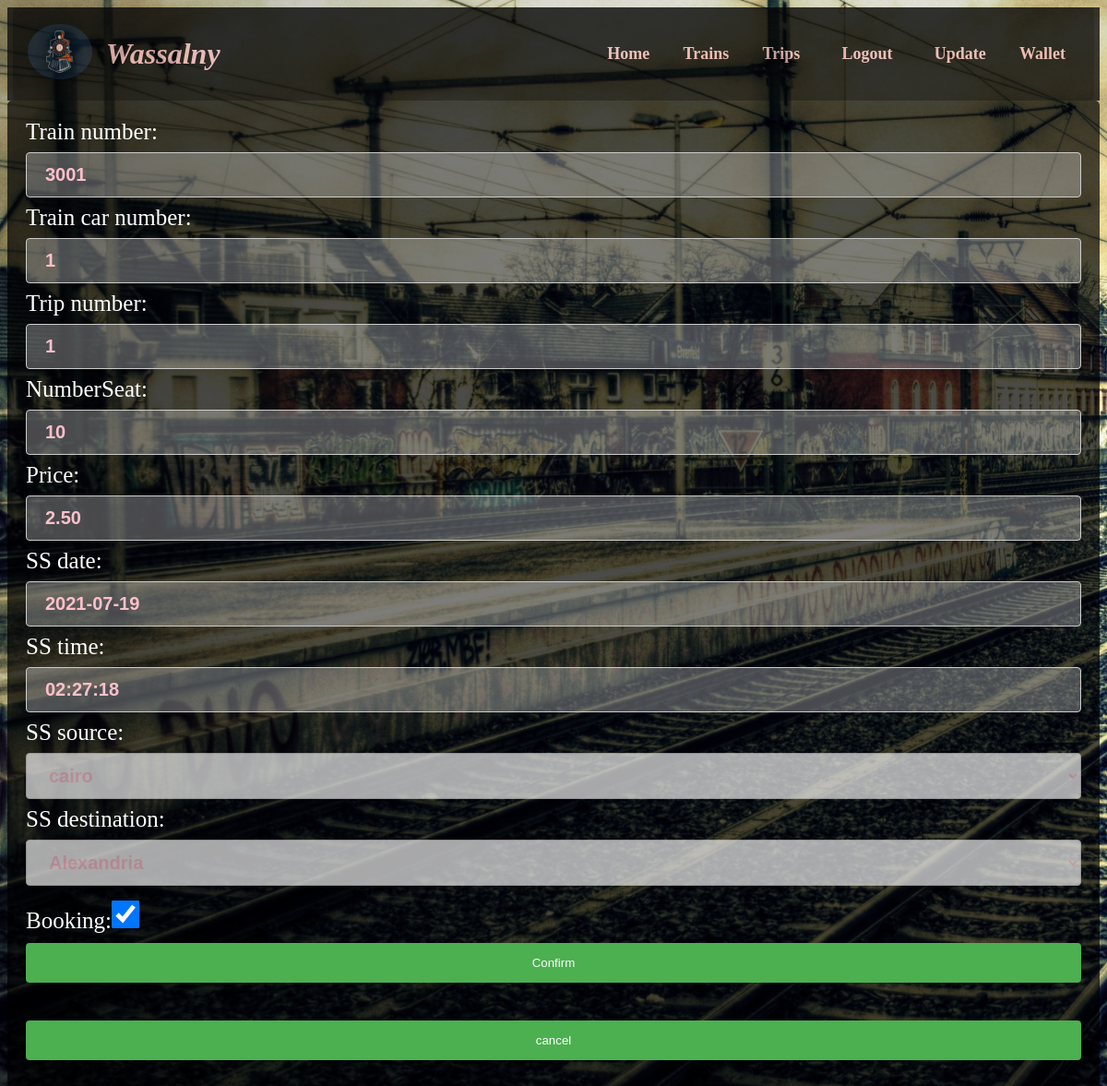
Page /seatstrain/1 on the committed database.
### seatstrain/models.py (models this page shows, shortened)
class SingleSeat(models.Model):
    train_number = models.PositiveIntegerField()
    train_car_number = models.PositiveIntegerField()
    trip_number = models.PositiveIntegerField()
    NumberSeat = models.IntegerField()
    price = models.DecimalField(max_digits=3, decimal_places=2)
    SS_date = models.DateField()
    SS_time = models.TimeField()
    SS_source = models.CharField(max_length=50, choices=train_stations)
    SS_destination = models.CharField(max_length=50, choices=train_stations)
    Booking = models.BooleanField(default=False)

### seatstrain/views.py (the view)
# urls.py: path('<int:id>', views.Update, name='Update')
def Update(request,id):
   seat_id = SingleSeat.objects.get(id=id)
   if request.method =='POST':
      seat_save=UserUpdateForm(request.POST, request.FILES, instance=seat_id)
      if seat_save.is_valid():
           seat_save.save()
           messages.success(request, 'Your Book Is Done')
           return redirect('http://127.0.0.1:8000/')
   else:
       seat_save = UserUpdateForm(instance=seat_id)
   context = {'u_form': seat_save}
   return render(request,'seatsTrain/Update.html',context)

### seatstrain/forms.py
class UserUpdateForm(forms.ModelForm):
    class Meta:
        model = SingleSeat
        fields = "__all__"
    def __init__(self, *args, **kwargs):
        super(UserUpdateForm,self).__init__(*args,**kwargs)
        self.fields['train_number'].disabled= True
        self.fields['train_car_number'].disabled= True
        self.fields['trip_number'].disabled= True
        self.fields['NumberSeat'].disabled= True
        self.fields['price'].disabled= True
        self.fields['SS_date'].disabled= True
        self.fields['SS_time'].disabled= True
        self.fields['SS_source'].disabled= True
        self.fields['SS_destination'].disabled= True

### templates/SeatsTrain/Update.html (shortened to what this page needs)
{% extends 'basic/nav.html' %}
{% block content %}
    <!DOCTYPE html>
    <html lang="en">
    <head>
    </head>
    <body>
    <div>
<form method="POST">
    {{u_form}}
    <a><button>Confirm</button></a>
</form>
        <a href="http://127.0.0.1:8000/seatstrain/seat"><button>cancel</button></a>
    </div>
    </body>
    </html>
{% endblock %}

### trainSite/static/CSS/nav.css (style rules this page uses)
a:link,a:visited { color: #f3bbbb; font-weight: bold; font-size: large; text-decoration: none; }
body { background-image:url('../images/backkkk.png'); background-repeat: no-repeat; background-attachment: fixed; background-size: cover; }

### templates/SeatsTrain/Update.html (style rules this page uses)
input, select { width: 100%; padding: 12px 20px; margin: 8px 0; display: inline-block; border: 1px solid #ccc; border-radius: 4px; box-sizing: border-box; color:pink; font-weight:bold; font-size:20px; }
input:checked { height: 30px; width: 30px; }
button { width: 100%; background-color: #4CAF50; color: white; padding: 14px 20px; margin: 8px 0; border: none; border-radius: 4px; cursor: pointer; }
div { border-radius: 5px; background-color: rgba(0,0,0,0.7); padding: 20px; color:white; font-size: 25px; }

### rows in the picture
SingleSeat: train_number "3001", train_car_number "1", trip_number "1", NumberSeat "10", price "2.50", SS_date "2021-07-19", SS_time "02:27:18", SS_source "cairo", SS_destination "Alexandria", Booking "☑"
